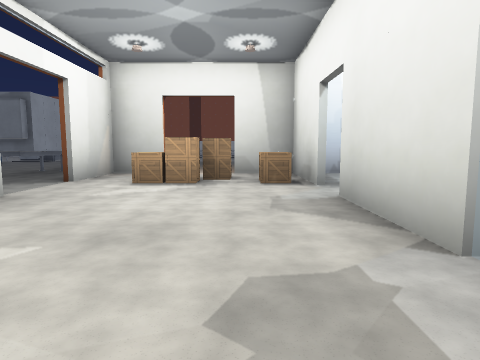
[1] (above)

20 first-person views from a walk through a Godot game level. The camera is 1.4 m above the floor, tilts 6° down and sees 75° across. The floor is counted in squares, 2 m on a side. Each view is taken from the middle of a square. On the plan, view 1 faces up. The plan holds only what a view shows up to about 10 squares ahead; the rest is blank. The place goes on beyond the plan. Some surface patterns are stand-ins.

[2]
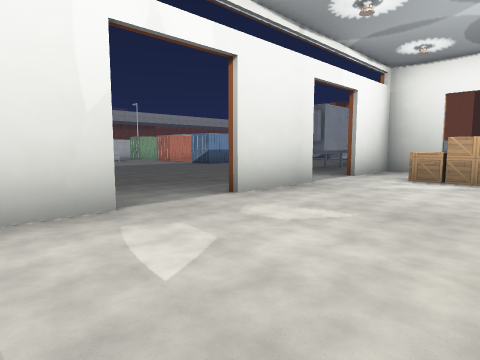

[3]
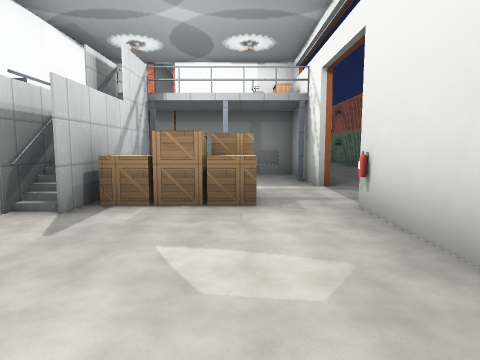

[4]
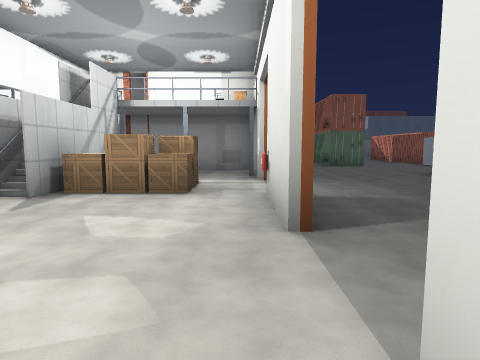

[5]
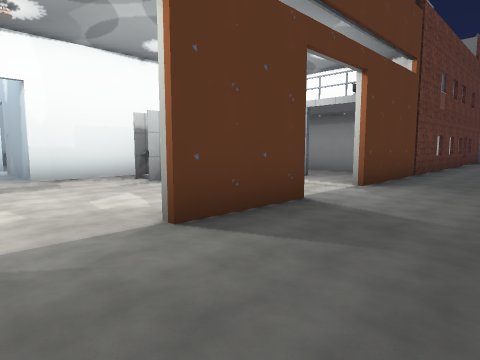

[6]
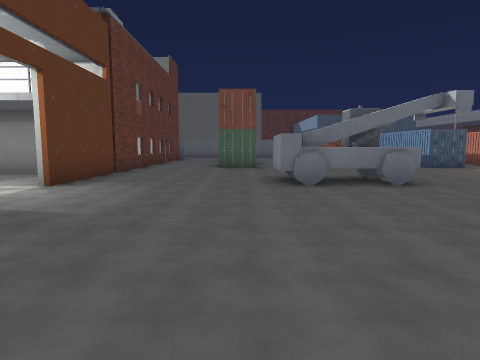

[7]
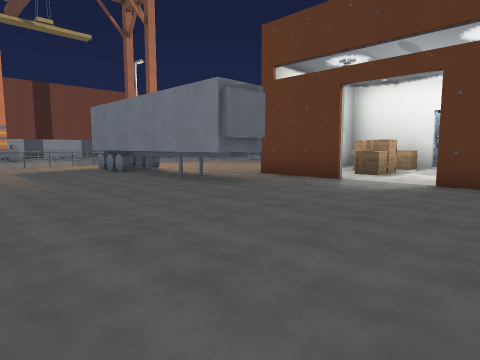

[8]
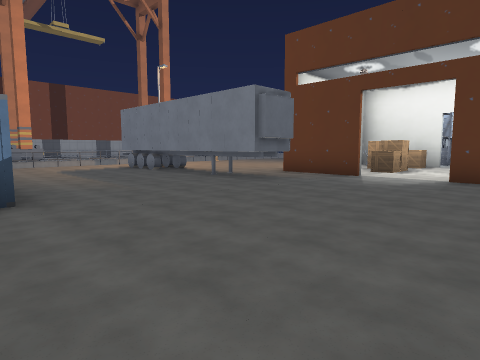

[9]
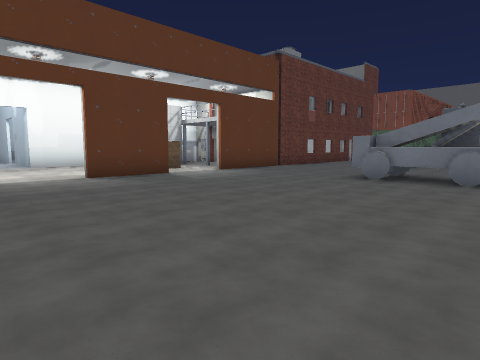

[10]
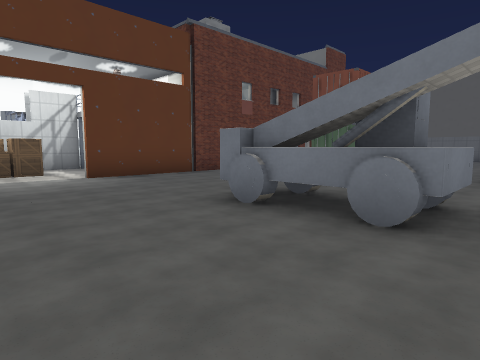

[11]
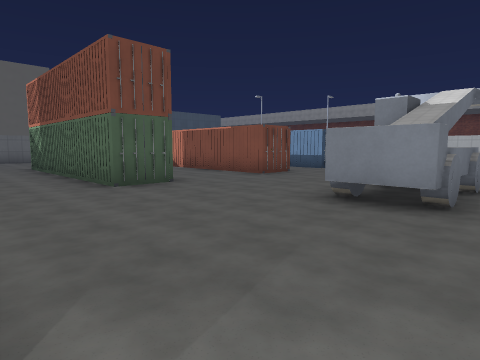

[12]
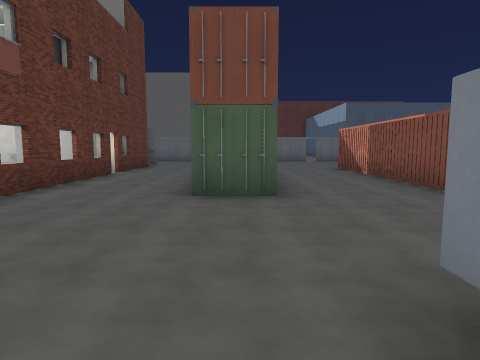

[13]
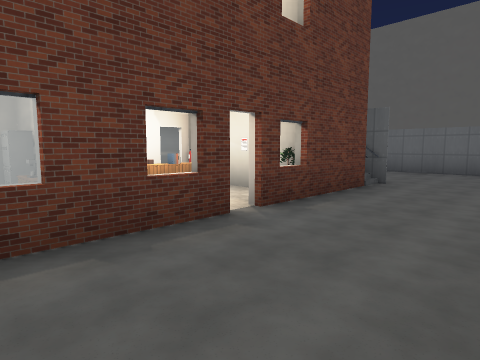

[14]
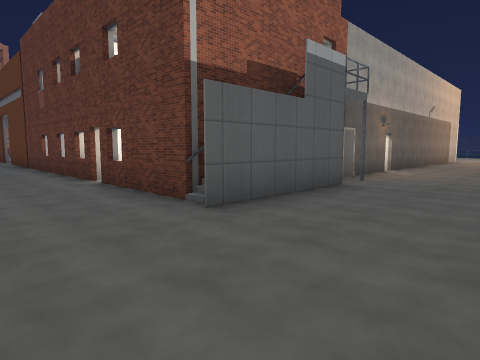

[15]
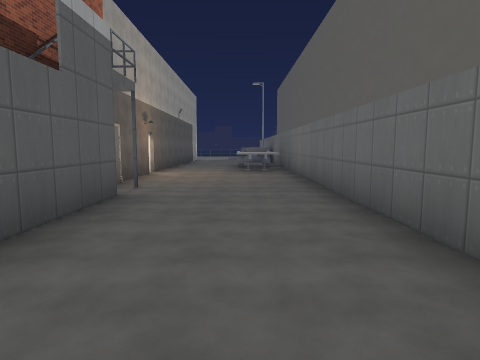

[16]
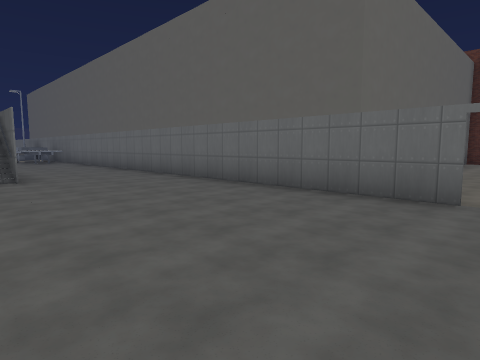

[17]
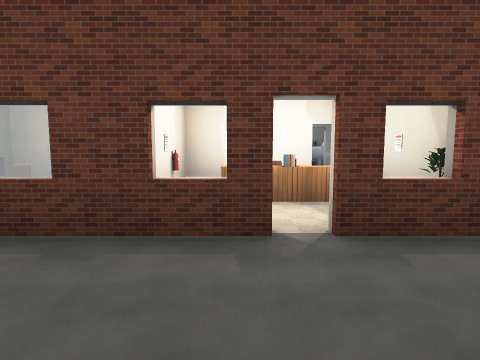

[18]
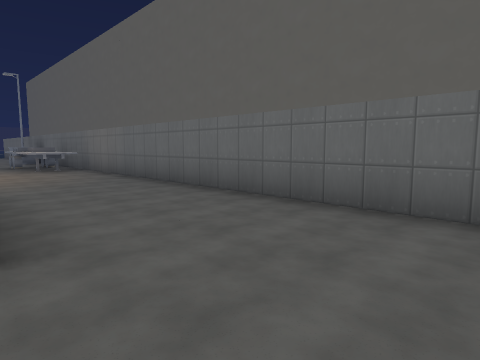

[19]
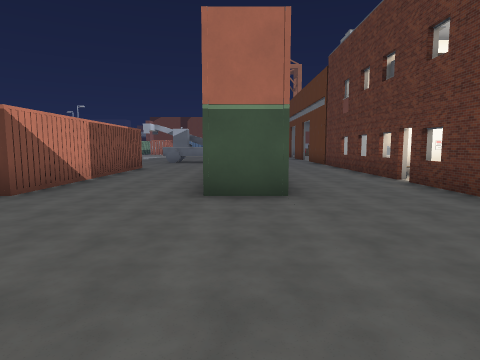

[20]
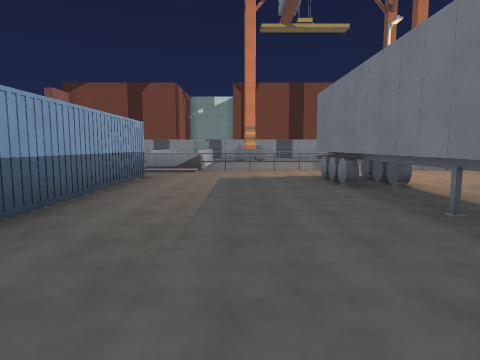

### Floor plan
Key: @ floor where view 1 was taken; # wall or solid block; x gap in a wall; . floor; = window, fence, low wall or low ledge; ^ raised ledge; C crate; E fire extinguisher; L column; N container; U counter; H chair; O other object.
Columns run from 11 left of view 1 to 6 right of it. Each row starts with its distance up from view 1.
 15 x==...  ..
 14  ..... ...
 13  N...##..
 12  ....##..
 11  ....# .
 10  ....# ..
  9  ....##..
  8  ....#### .##
  7 .......#..CC#.
  6 .........CC.C.
  5 ..............
  4 .......#....#
  3 .......#....#
  2 ............##
  1 ............  ##
  0 .......#...@
 -1 .......#E...#
 -2 .........CC###
 -3 .........C.#
 -4 .==#...#...#
 -5 .^^#...#LL.L
 -6 .......#...
 -7 .......## ##
 -8 ....N...#  #
 -9  ... ... H #
-10  ... ... H
-11  ... ..# OO#
-12  ... ..##UO#
-13  ... ..##UO#
-14  N.. ..######
-15 .......######  ##
-16 .......#######x#.
-17 ..................
-18 ...............^^^
-19 ..............=^^
-20 Ox###############

Where each view was taken, in squares from view 1:
view 1: 0 up, 0 right, facing up
view 2: 1 down, 0 right, facing up-left
view 3: 2 up, 2 left, facing down
view 4: 3 up, 3 left, facing down
view 5: 2 up, 6 left, facing down-right
view 6: 2 up, 7 left, facing down
view 7: 3 up, 10 left, facing up-right
view 8: 3 up, 11 left, facing up-right
view 9: 3 up, 11 left, facing down-right
view 10: 1 down, 11 left, facing down-right
view 11: 3 down, 4 left, facing down-left
view 12: 4 down, 7 left, facing down
view 13: 10 down, 6 left, facing down-right
view 14: 19 down, 6 left, facing up-right
view 15: 18 down, 5 left, facing right
view 16: 15 down, 11 left, facing down-right
view 17: 12 down, 6 left, facing right
view 18: 16 down, 6 left, facing down-right
view 19: 19 down, 7 left, facing up
view 20: 6 up, 8 left, facing up
